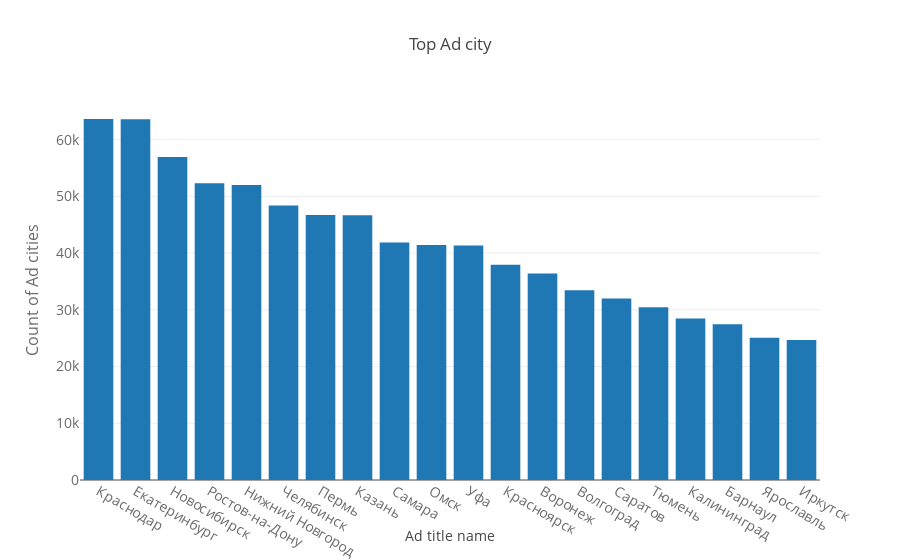

The notebook cell this image was saved under:
### Markdown cell above
## <a id='ttac'>5.4.2 Top 5 Ad city</a>

### Code cell
temp = train["city"].value_counts().head(20)
print('Top 5 Ad cities :\n', temp.head(5))
print("Total Ad cities : ",len(train["title"]))
trace = go.Bar(
    x = temp.index,
    y = temp.values,
)
data = [trace]
layout = go.Layout(
    title = "Top Ad city",
    xaxis=dict(
        title='Ad title name',
        tickfont=dict(
            size=14,
            color='rgb(107, 107, 107)'
        )
    ),
    yaxis=dict(
        title='Count of Ad cities',
        titlefont=dict(
            size=16,
            color='rgb(107, 107, 107)'
        ),
        tickfont=dict(
            size=14,
            color='rgb(107, 107, 107)'
        )
)
)
fig = go.Figure(data=data, layout=layout)
py.iplot(fig)

### Figure 1 — Plotly figure (JSON) as saved in the notebook; plotly's stock layout.template omitted (floating-point values rounded to 4 significant figures)
{"data": [{"type": "bar", "x": ["Краснодар", "Екатеринбург", "Новосибирск", "Ростов-на-Дону", "Нижний Новгород", "Челябинск", "Пермь", "Казань", "Самара", "Омск", "Уфа", "Красноярск", "Воронеж", "Волгоград", "Саратов", "Тюмень", "Калининград", "Барнаул", "Ярославль", "Иркутск"], "y": [63638, 63602, 56929, 52323, 52010, 48380, 46720, 46663, 41875, 41412, 41355, 37932, 36404, 33463, 31977, 30451, 28490, 27460, 25098, 24659]}], "layout": {"title": "Top Ad city", "xaxis": {"tickfont": {"color": "rgb(107, 107, 107)", "size": 14}, "title": "Ad title name"}, "yaxis": {"tickfont": {"color": "rgb(107, 107, 107)", "size": 14}, "title": "Count of Ad cities", "titlefont": {"color": "rgb(107, 107, 107)", "size": 16}}}}
